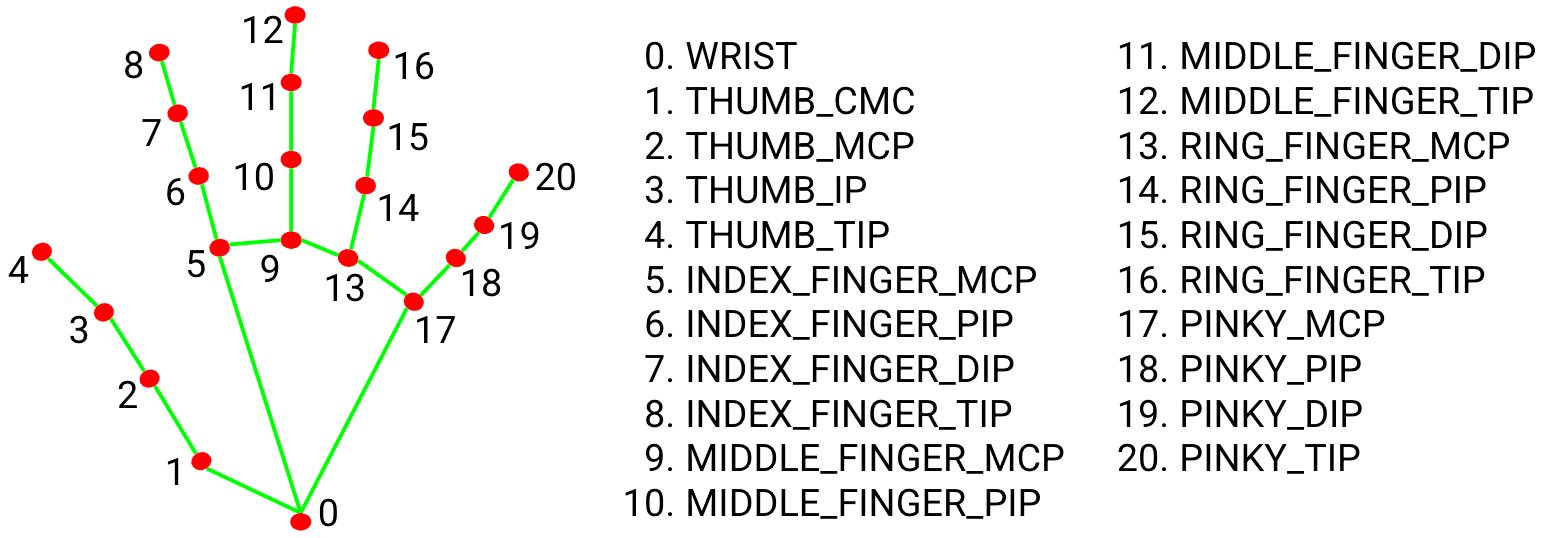
#> input picture vk/hand_landmarks.png, 1543 x 538 px, given in place of the camera
$ python Utils.py
#> lines starting #> are read from the running program, lines starting #| are printed output that depends on the picture
import cv2
import numpy as np
import copy


def stackImages(_imgList, cols, scale):
    """
    Stack Images together to display in a single window
    :param _imgList: list of images to stack
    :param cols: the num of img in a row
    :param scale: bigger~1+ ans smaller~1-
    :return: Stacked Image
    """
    imgList = copy.deepcopy(_imgList)

    # make the array full by adding blank img, otherwise the openCV can't work
    totalImages = len(imgList)
    rows = totalImages // cols if totalImages // cols * cols == totalImages else totalImages // cols + 1
    blankImages = cols * rows - totalImages

    width = imgList[0].shape[1]
    height = imgList[0].shape[0]
    imgBlank = np.zeros((height, width, 3), np.uint8)
    imgList.extend([imgBlank] * blankImages)

    # resize the images
    for i in range(cols * rows):
        imgList[i] = cv2.resize(imgList[i], (0, 0), None, scale, scale)
        if len(imgList[i].shape) == 2:
            imgList[i] = cv2.cvtColor(imgList[i], cv2.COLOR_GRAY2BGR)

    # put the images in a board
    hor = [imgBlank] * rows
    for y in range(rows):
        line = []
        for x in range(cols):
            line.append(imgList[y * cols + x])
        hor[y] = np.hstack(line)
    ver = np.vstack(hor)
    return ver


# [94 lines left out: functions cornerRect, findContours, overlayPNG, rotateImage, not called in this run]


def putTextRect(img, text, pos, scale=3, thickness=3, colorT=(255, 255, 255),
                colorR=(255, 0, 255), font=cv2.FONT_HERSHEY_PLAIN,
                offset=10, border=None, colorB=(0, 255, 0)):
    """
    Creates Text with Rectangle Background
    :param img: Image to put text rect on
    :param text: Text inside the rect
    :param pos: Starting position of the rect x1,y1
    :param scale: Scale of the text
    :param thickness: Thickness of the text
    :param colorT: Color of the Text
    :param colorR: Color of the Rectangle
    :param font: Font used. Must be cv2.FONT....
    :param offset: Clearance around the text
    :param border: Outline around the rect
    :param colorB: Color of the outline
    :return: image, rect (x1,y1,x2,y2)
    """
    ox, oy = pos
    (w, h), _ = cv2.getTextSize(text, font, scale, thickness)

    x1, y1, x2, y2 = ox - offset, oy + offset, ox + w + offset, oy - h - offset

    cv2.rectangle(img, (x1, y1), (x2, y2), colorR, cv2.FILLED)
    if border is not None:
        cv2.rectangle(img, (x1, y1), (x2, y2), colorB, border)
    cv2.putText(img, text, (ox, oy), font, scale, colorT, thickness)

    return img, [x1, y2, x2, y1]


def main():
    cap = cv2.VideoCapture(0)
    while True:
        success, img = cap.read()
#> img is the input picture: shape (538, 1543, 3); mean B, G, R 233.1, 234.9, 234.9
        img, bbox = putTextRect(img, "RAJ_KANDANE", [50, 50], 2, 2, offset=10, border=5)
#> in putTextRect, `cv2.putText(img, text, (ox, oy), font, scale, colorT, thickness)`:
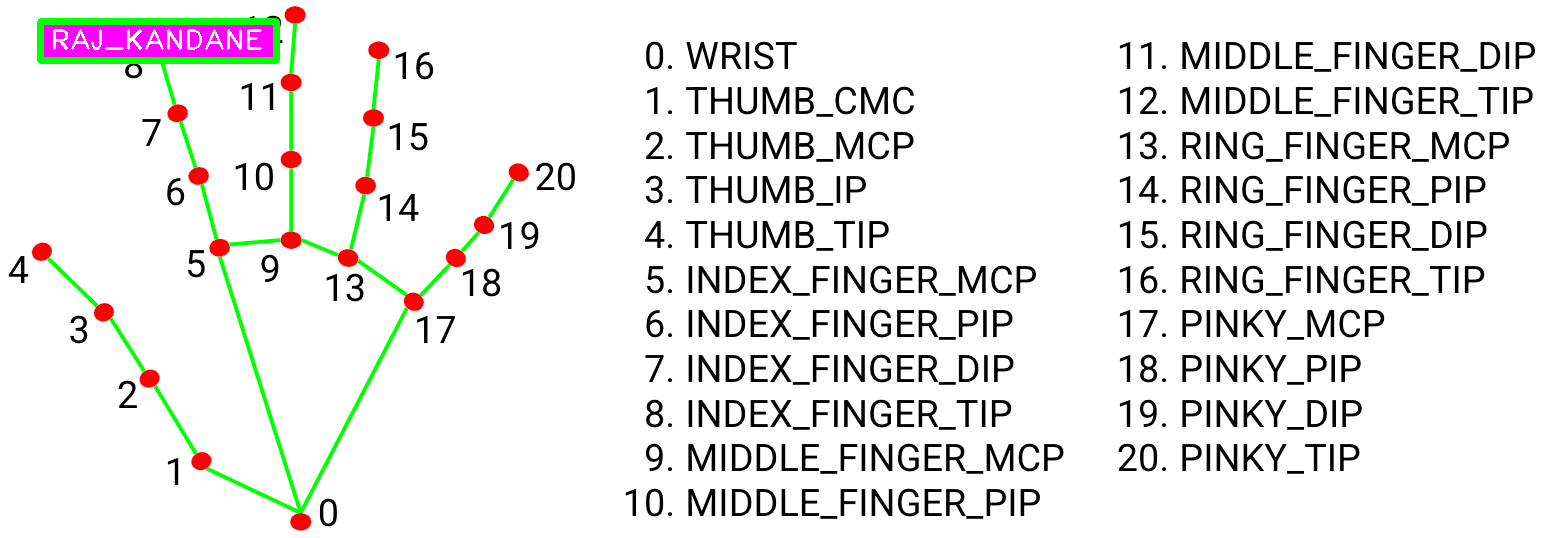
#> img: shape (538, 1543, 3); mean B, G, R 232.1, 233.3, 233.8
#> bbox = [40, 21, 276, 60]
        imgGray = cv2.cvtColor(img, cv2.COLOR_BGR2GRAY)
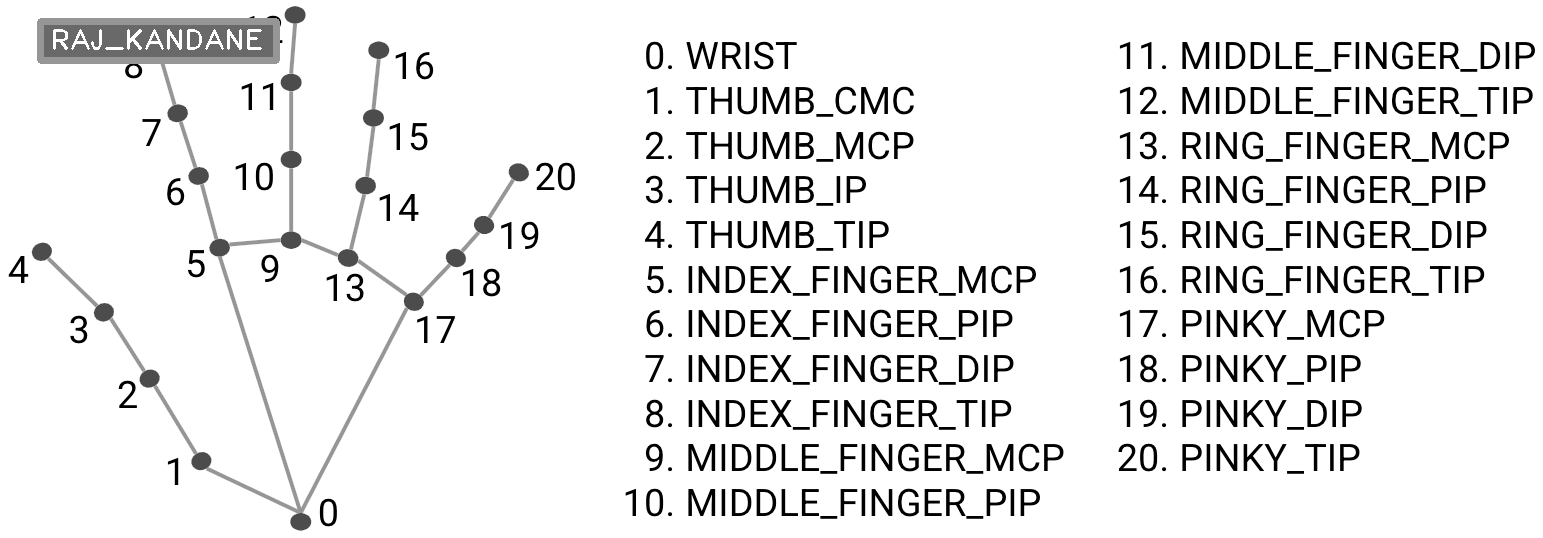
#> imgGray: shape (538, 1543); min 0, max 255, mean 233.3
        imgList = [img, img, imgGray, img, imgGray]
        imgStacked = stackImages(imgList, 2, 0.5)
#> in stackImages, `imgList = copy.deepcopy(_imgList)`: imgList = 5 items
#> in stackImages, `totalImages = len(imgList)`: totalImages = 5
#> in stackImages, `rows = totalImages // cols if totalImages // cols * cols == totalImage..`: rows = 3
#> in stackImages, `blankImages = cols * rows - totalImages`: blankImages = 1
#> after the loop in stackImages, `for i in range(cols * rows):`: imgList = 6 items
#> in stackImages, `hor = [imgBlank] * rows`: hor = 3 items
#> in stackImages, `ver = np.vstack(hor)`:
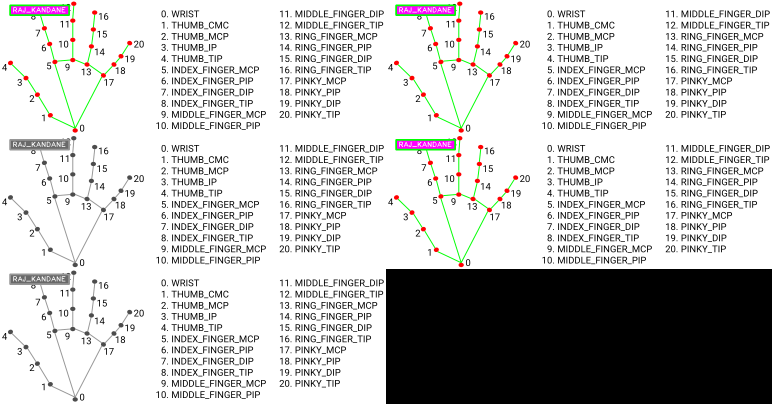
#> ver: shape (807, 1544, 3) (shown at 1/2 size); mean of channels 0, 1, 2 193.9, 194.5, 194.7; drawn as B, G, R

        cv2.imshow("stackedImg", imgStacked)
        cv2.waitKey(1)


if __name__ == "__main__":
    main()
